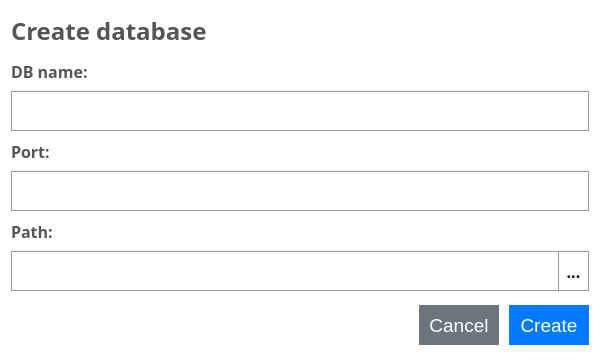
<?xml version="1.0" encoding="UTF-8"?>
<ui version="4.0">
 <class>ConnectWindow</class>
 <widget class="QDialog" name="ConnectWindow">
  <property name="geometry">
   <rect>
    <x>0</x>
    <y>0</y>
    <width>600</width>
    <height>362</height>
   </rect>
  </property>
  <property name="font">
   <font>
    <family>Segoe UI Semibold</family>
    <pointsize>12</pointsize>
    <weight>75</weight>
    <bold>true</bold>
   </font>
  </property>
  <property name="windowTitle">
   <string notr="true">Create database</string>
  </property>
  <property name="styleSheet">
   <string notr="true">background:rgb(255, 255, 255)</string>
  </property>
  <property name="modal">
   <bool>false</bool>
  </property>
  <layout class="QGridLayout" name="gridLayout">
   <property name="verticalSpacing">
    <number>0</number>
   </property>
   <item row="0" column="0">
    <widget class="QWidget" name="horizontalWidget" native="true">
     <property name="sizePolicy">
      <sizepolicy hsizetype="Preferred" vsizetype="Fixed">
       <horstretch>0</horstretch>
       <verstretch>0</verstretch>
      </sizepolicy>
     </property>
     <property name="minimumSize">
      <size>
       <width>0</width>
       <height>40</height>
      </size>
     </property>
     <property name="maximumSize">
      <size>
       <width>16777215</width>
       <height>40</height>
      </size>
     </property>
     <layout class="QHBoxLayout" name="horizontalLayout">
      <property name="leftMargin">
       <number>0</number>
      </property>
      <property name="topMargin">
       <number>0</number>
      </property>
      <property name="rightMargin">
       <number>0</number>
      </property>
      <property name="bottomMargin">
       <number>0</number>
      </property>
      <item>
       <widget class="QLabel" name="label">
        <property name="sizePolicy">
         <sizepolicy hsizetype="Preferred" vsizetype="Fixed">
          <horstretch>0</horstretch>
          <verstretch>0</verstretch>
         </sizepolicy>
        </property>
        <property name="font">
         <font>
          <family>Segoe UI Semibold</family>
          <pointsize>18</pointsize>
          <weight>75</weight>
          <bold>true</bold>
         </font>
        </property>
        <property name="styleSheet">
         <string notr="true">color: #555;</string>
        </property>
        <property name="text">
         <string>Create database</string>
        </property>
       </widget>
      </item>
     </layout>
    </widget>
   </item>
   <item row="1" column="0">
    <widget class="QLabel" name="label_2">
     <property name="sizePolicy">
      <sizepolicy hsizetype="Preferred" vsizetype="Fixed">
       <horstretch>0</horstretch>
       <verstretch>0</verstretch>
      </sizepolicy>
     </property>
     <property name="minimumSize">
      <size>
       <width>0</width>
       <height>40</height>
      </size>
     </property>
     <property name="maximumSize">
      <size>
       <width>16777215</width>
       <height>40</height>
      </size>
     </property>
     <property name="font">
      <font>
       <family>Segoe UI Semibold</family>
       <pointsize>12</pointsize>
       <weight>75</weight>
       <bold>true</bold>
      </font>
     </property>
     <property name="styleSheet">
      <string notr="true">color: #555;</string>
     </property>
     <property name="text">
      <string>DB name: </string>
     </property>
    </widget>
   </item>
   <item row="2" column="0">
    <widget class="QLineEdit" name="lineEdit">
     <property name="minimumSize">
      <size>
       <width>0</width>
       <height>40</height>
      </size>
     </property>
     <property name="maximumSize">
      <size>
       <width>16777215</width>
       <height>40</height>
      </size>
     </property>
     <property name="styleSheet">
      <string notr="true">#lineEdit {
	border: 1px solid #999;
}


#lineEdit:focus {
	border-color: #80bdff;
}</string>
     </property>
    </widget>
   </item>
   <item row="3" column="0">
    <widget class="QLabel" name="label_3">
     <property name="sizePolicy">
      <sizepolicy hsizetype="Preferred" vsizetype="Fixed">
       <horstretch>0</horstretch>
       <verstretch>0</verstretch>
      </sizepolicy>
     </property>
     <property name="minimumSize">
      <size>
       <width>0</width>
       <height>40</height>
      </size>
     </property>
     <property name="maximumSize">
      <size>
       <width>16777215</width>
       <height>40</height>
      </size>
     </property>
     <property name="font">
      <font>
       <family>Segoe UI Semibold</family>
       <pointsize>12</pointsize>
       <weight>75</weight>
       <bold>true</bold>
      </font>
     </property>
     <property name="styleSheet">
      <string notr="true">color: #555;</string>
     </property>
     <property name="text">
      <string>Port: </string>
     </property>
    </widget>
   </item>
   <item row="4" column="0">
    <widget class="QLineEdit" name="lineEdit_2">
     <property name="minimumSize">
      <size>
       <width>0</width>
       <height>40</height>
      </size>
     </property>
     <property name="maximumSize">
      <size>
       <width>16777215</width>
       <height>40</height>
      </size>
     </property>
     <property name="styleSheet">
      <string notr="true">#lineEdit_2 {
	border: 1px solid #999;
}

#lineEdit_2:focus {
	border-color: #80bdff;
}
</string>
     </property>
     <property name="inputMethodHints">
      <set>Qt::ImhPreferNumbers</set>
     </property>
    </widget>
   </item>
   <item row="5" column="0">
    <widget class="QLabel" name="label_4">
     <property name="sizePolicy">
      <sizepolicy hsizetype="Preferred" vsizetype="Fixed">
       <horstretch>0</horstretch>
       <verstretch>0</verstretch>
      </sizepolicy>
     </property>
     <property name="minimumSize">
      <size>
       <width>0</width>
       <height>40</height>
      </size>
     </property>
     <property name="maximumSize">
      <size>
       <width>16777215</width>
       <height>40</height>
      </size>
     </property>
     <property name="font">
      <font>
       <family>Segoe UI Semibold</family>
       <pointsize>12</pointsize>
       <weight>75</weight>
       <bold>true</bold>
      </font>
     </property>
     <property name="styleSheet">
      <string notr="true">color: #555;</string>
     </property>
     <property name="text">
      <string>Path:</string>
     </property>
    </widget>
   </item>
   <item row="6" column="0">
    <widget class="QWidget" name="horizontalWidget_2" native="true">
     <property name="sizePolicy">
      <sizepolicy hsizetype="Preferred" vsizetype="Fixed">
       <horstretch>0</horstretch>
       <verstretch>0</verstretch>
      </sizepolicy>
     </property>
     <property name="minimumSize">
      <size>
       <width>0</width>
       <height>40</height>
      </size>
     </property>
     <layout class="QHBoxLayout" name="horizontalLayout_3">
      <property name="spacing">
       <number>0</number>
      </property>
      <property name="leftMargin">
       <number>0</number>
      </property>
      <property name="topMargin">
       <number>0</number>
      </property>
      <property name="rightMargin">
       <number>0</number>
      </property>
      <property name="bottomMargin">
       <number>0</number>
      </property>
      <item>
       <widget class="QLineEdit" name="InputPath">
        <property name="minimumSize">
         <size>
          <width>200</width>
          <height>40</height>
         </size>
        </property>
        <property name="maximumSize">
         <size>
          <width>16777215</width>
          <height>40</height>
         </size>
        </property>
        <property name="font">
         <font>
          <family>Segoe UI Semibold</family>
          <pointsize>10</pointsize>
          <weight>75</weight>
          <bold>true</bold>
         </font>
        </property>
        <property name="styleSheet">
         <string notr="true">#InputPath {
	border: 1px solid #999;
}

#InputPath:focus {
	border-color: #80bdff;
}
</string>
        </property>
       </widget>
      </item>
      <item>
       <widget class="QPushButton" name="pushButton">
        <property name="sizePolicy">
         <sizepolicy hsizetype="Fixed" vsizetype="Fixed">
          <horstretch>0</horstretch>
          <verstretch>0</verstretch>
         </sizepolicy>
        </property>
        <property name="minimumSize">
         <size>
          <width>30</width>
          <height>40</height>
         </size>
        </property>
        <property name="maximumSize">
         <size>
          <width>30</width>
          <height>16777215</height>
         </size>
        </property>
        <property name="styleSheet">
         <string notr="true">border: 1px solid #999;
border-left: 0px;
background-color: rgb(255, 255, 255);</string>
        </property>
        <property name="text">
         <string>...</string>
        </property>
       </widget>
      </item>
     </layout>
    </widget>
   </item>
   <item row="7" column="0">
    <spacer name="verticalSpacer">
     <property name="orientation">
      <enum>Qt::Vertical</enum>
     </property>
     <property name="sizeType">
      <enum>QSizePolicy::Fixed</enum>
     </property>
     <property name="sizeHint" stdset="0">
      <size>
       <width>14</width>
       <height>14</height>
      </size>
     </property>
    </spacer>
   </item>
   <item row="8" column="0" alignment="Qt::AlignRight">
    <widget class="QWidget" name="horizontalWidget_3" native="true">
     <property name="minimumSize">
      <size>
       <width>0</width>
       <height>34</height>
      </size>
     </property>
     <property name="maximumSize">
      <size>
       <width>16777215</width>
       <height>40</height>
      </size>
     </property>
     <layout class="QHBoxLayout" name="horizontalLayout_2">
      <property name="spacing">
       <number>10</number>
      </property>
      <property name="leftMargin">
       <number>0</number>
      </property>
      <property name="topMargin">
       <number>0</number>
      </property>
      <property name="rightMargin">
       <number>0</number>
      </property>
      <property name="bottomMargin">
       <number>0</number>
      </property>
      <item alignment="Qt::AlignVCenter">
       <widget class="QPushButton" name="Cancel">
        <property name="sizePolicy">
         <sizepolicy hsizetype="Fixed" vsizetype="Fixed">
          <horstretch>0</horstretch>
          <verstretch>0</verstretch>
         </sizepolicy>
        </property>
        <property name="minimumSize">
         <size>
          <width>80</width>
          <height>40</height>
         </size>
        </property>
        <property name="maximumSize">
         <size>
          <width>80</width>
          <height>40</height>
         </size>
        </property>
        <property name="font">
         <font>
          <family>Segoe UI</family>
          <pointsize>14</pointsize>
         </font>
        </property>
        <property name="styleSheet">
         <string notr="true">QPushButton {
    color: #fff;
    background-color: #6c757d;
    border: none;
}
QPushButton:hover {
	background-color: #5a6268;
}</string>
        </property>
        <property name="text">
         <string>Cancel</string>
        </property>
       </widget>
      </item>
      <item alignment="Qt::AlignHCenter|Qt::AlignVCenter">
       <widget class="QPushButton" name="Create">
        <property name="sizePolicy">
         <sizepolicy hsizetype="Fixed" vsizetype="Fixed">
          <horstretch>0</horstretch>
          <verstretch>0</verstretch>
         </sizepolicy>
        </property>
        <property name="minimumSize">
         <size>
          <width>80</width>
          <height>40</height>
         </size>
        </property>
        <property name="maximumSize">
         <size>
          <width>80</width>
          <height>40</height>
         </size>
        </property>
        <property name="font">
         <font>
          <family>Segoe UI</family>
          <pointsize>14</pointsize>
         </font>
        </property>
        <property name="styleSheet">
         <string notr="true">QPushButton {
    color: #fff;
	background-color: #007bff;
	border: 1px solid #007bff;
}
QPushButton:hover {
	background-color: #0069d9;
    border-color: #0062cc;
}</string>
        </property>
        <property name="text">
         <string>Create</string>
        </property>
       </widget>
      </item>
     </layout>
    </widget>
   </item>
  </layout>
 </widget>
 <resources/>
 <connections/>
</ui>
